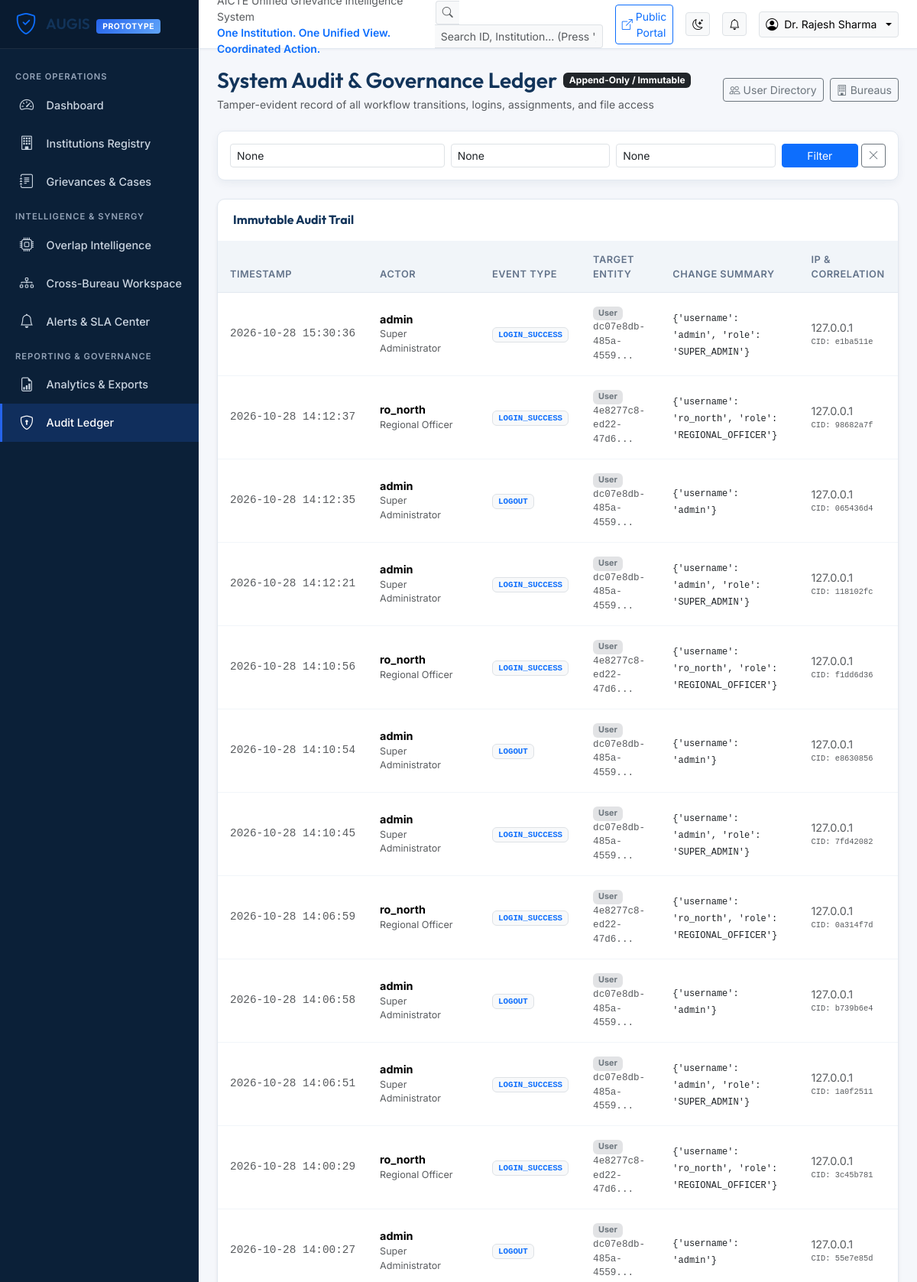
The page /admin-panel/audit/?page=2 (signed in, upper part) on the database its author committed.
### apps/accounts/models.py (models this page shows, shortened)
class User(AbstractBaseUser, PermissionsMixin):
    class Role(models.TextChoices):
        SUPER_ADMIN = 'SUPER_ADMIN', 'Super Administrator'
        BUREAU_HEAD = 'BUREAU_HEAD', 'Bureau Head'
        CASE_OFFICER = 'CASE_OFFICER', 'Case Officer'
        REGIONAL_OFFICER = 'REGIONAL_OFFICER', 'Regional Officer'
        SENIOR_MGMT = 'SENIOR_MGMT', 'Senior Management'
        COMPETENT_AUTH = 'COMPETENT_AUTH', 'Competent Authority'
    class Region(models.TextChoices):
        NORTHERN = 'NORTHERN', 'Northern Region'
        NORTH_WEST = 'NORTH_WEST', 'North-Western Region'
        SOUTHERN = 'SOUTHERN', 'Southern Region'
        SOUTH_WEST = 'SOUTH_WEST', 'South-Western Region'
        EASTERN = 'EASTERN', 'Eastern Region'
        WESTERN = 'WESTERN', 'Western Region'
        CENTRAL = 'CENTRAL', 'Central Region'
    id = models.UUIDField(primary_key=True, default=uuid.uuid4, editable=False)
    username = models.CharField(max_length=150, unique=True)
    email = models.EmailField(unique=True)
    display_name = models.CharField(max_length=150)
    role = models.CharField(max_length=30, choices=Role.choices, default=Role.CASE_OFFICER)
    assigned_bureau = models.ForeignKey(
        'bureaus.Bureau',
        null=True,
        blank=True,
        on_delete=models.SET_NULL,
        related_name='officers'
    )
    authorized_region = models.CharField(
        max_length=50,
        choices=Region.choices,
        blank=True,
        help_text="Designated AICTE region for Regional Officers"
    )
    is_active = models.BooleanField(default=True)
    is_staff = models.BooleanField(default=False)
    created_at = models.DateTimeField(auto_now_add=True)
    updated_at = models.DateTimeField(auto_now=True)
    objects = UserManager()
    USERNAME_FIELD = 'username'
    REQUIRED_FIELDS = ['email', 'display_name']
    class Meta:
        ordering = ['username']
        verbose_name = 'User'
        verbose_name_plural = 'Users'
    @property
    def is_super_admin(self):
        return self.role == self.Role.SUPER_ADMIN or self.is_superuser

### apps/audit/models.py (models this page shows, shortened)
class AuditEvent(models.Model):
    id = models.UUIDField(primary_key=True, default=uuid.uuid4, editable=False)
    actor = models.ForeignKey(
        settings.AUTH_USER_MODEL,
        null=True,
        blank=True,
        on_delete=models.SET_NULL,
        related_name='audit_events'
    )
    actor_username = models.CharField(max_length=150, default='SYSTEM')
    event_type = models.CharField(max_length=60, db_index=True)
    entity_type = models.CharField(max_length=60, db_index=True)
    entity_id = models.CharField(max_length=100, db_index=True)
    timestamp = models.DateTimeField(auto_now_add=True, db_index=True)
    change_summary = models.JSONField(default=dict)
    request_correlation_id = models.CharField(max_length=100, blank=True)
    ip_address = models.GenericIPAddressField(null=True, blank=True)
    class Meta:
        ordering = ['-timestamp']
        verbose_name = 'Audit Event'
        verbose_name_plural = 'Audit Events'
        indexes = [
            models.Index(fields=['entity_type', 'entity_id']),
            models.Index(fields=['event_type', 'timestamp']),
        ]

### apps/audit/views.py (the view)
# urls.py: path('audit/', views.audit_log_list_view, name='audit_list'),
@login_required
@role_required(User.Role.SUPER_ADMIN, User.Role.SENIOR_MGMT, User.Role.BUREAU_HEAD)
def audit_log_list_view(request):
    events = AuditEvent.objects.all()
    if request.user.role == User.Role.BUREAU_HEAD:
        events = events.filter(actor__assigned_bureau=request.user.assigned_bureau)
    event_type = request.GET.get('event_type')
    if event_type:
        events = events.filter(event_type__icontains=event_type)
    entity_type = request.GET.get('entity_type')
    if entity_type:
        events = events.filter(entity_type__icontains=entity_type)
    search = request.GET.get('q')
    if search:
        events = events.filter(entity_id__icontains=search) | events.filter(actor_username__icontains=search)
    paginator = Paginator(events, 25)
    page_number = request.GET.get('page')
    page_obj = paginator.get_page(page_number)
    return render(request, 'audit/audit_list.html', {
        'page_obj': page_obj,
        'event_type': event_type,
        'entity_type': entity_type,
        'search': search,
    })

### templates/audit/audit_list.html (shortened to what this page needs)
{% extends 'base.html' %}
{% block content %}
<div class="d-flex flex-column flex-md-row justify-content-between align-items-md-center mb-4 gap-3">
    <div>
        <div class="d-flex align-items-center gap-2">
            <h1 class="h3 brand-font mb-0">System Audit & Governance Ledger</h1>
            <span class="badge bg-dark text-white">Append-Only / Immutable</span>
        </div>
        <p class="text-muted small mb-0 mt-1">Tamper-evident record of all workflow transitions, logins, assignments, and file access</p>
    </div>
    <div class="d-flex gap-2">
        {% if user.is_super_admin %}
        <a href="{% url 'admin_panel:user_list' %}" class="btn btn-outline-secondary btn-sm">
            <i class="bi bi-people me-1"></i>User Directory
        </a>
        <a href="{% url 'admin_panel:bureau_list' %}" class="btn btn-outline-secondary btn-sm">
            <i class="bi bi-building me-1"></i>Bureaus
        </a>
        {% endif %}
    </div>
</div>
<div class="card card-augis mb-4">
    <div class="card-body p-3">
        <form method="get" class="row g-2 align-items-center">
            <div class="col-md-4">
                <input type="text" name="q" value="{{ search }}" class="form-control form-control-sm" placeholder="Search actor username or entity ID...">
            </div>
            <div class="col-md-3">
                <input type="text" name="event_type" value="{{ event_type }}" class="form-control form-control-sm" placeholder="Filter by event type (e.g. WORKFLOW)...">
            </div>
            <div class="col-md-3">
                <input type="text" name="entity_type" value="{{ entity_type }}" class="form-control form-control-sm" placeholder="Filter by entity type (e.g. Complaint)...">
            </div>
            <div class="col-md-2 d-flex gap-1">
                <button type="submit" class="btn btn-primary btn-sm flex-grow-1">Filter</button>
                <a href="{% url 'admin_panel:audit_list' %}" class="btn btn-outline-secondary btn-sm"><i class="bi bi-x-lg"></i></a>
            </div>
        </form>
    </div>
</div>
<div class="card card-augis shadow-sm">
    <div class="card-augis-header">
        <h6 class="mb-0 fw-bold">Immutable Audit Trail</h6>
    </div>
    <div class="card-body p-0">
        <div class="table-responsive">
            <table class="table table-augis mb-0">
                <thead>
                    <tr>
                        <th>Timestamp</th>
                        <th>Actor</th>
                        <th>Event Type</th>
                        <th>Target Entity</th>
                        <th>Change Summary</th>
                        <th>IP & Correlation</th>
                    </tr>
                </thead>
                <tbody>
                    {% for e in page_obj %}
                    <tr>
                        <td class="small text-muted text-nowrap font-monospace">
                            {{ e.timestamp|date:"Y-m-d H:i:s" }}
                        </td>
                        <td>
                            <strong>{{ e.actor_username }}</strong>
                            {% if e.actor %}
                            <div class="text-muted small">{{ e.actor.get_role_display }}</div>
                            {% endif %}
                        </td>
                        <td>
                            <span class="badge bg-light text-primary border font-monospace">{{ e.event_type }}</span>
                        </td>
                        <td>
                            <span class="badge bg-secondary-subtle text-secondary">{{ e.entity_type }}</span>
                            <div class="small font-monospace text-muted">{{ e.entity_id|slice:":18" }}...</div>
                        </td>
                        <td>
                            <code class="small text-dark" style="font-size: 0.75rem;">{{ e.change_summary }}</code>
                        </td>
                        <td class="small text-muted">
                            <div>{{ e.ip_address|default:'127.0.0.1' }}</div>
                            {% if e.request_correlation_id %}
                            <div class="font-monospace text-muted" style="font-size: 0.65rem;">CID: {{ e.request_correlation_id|slice:":8" }}</div>
                            {% endif %}
                        </td>
                    </tr>
                    {% empty %}
                    <tr>
                        <td colspan="6" class="text-center text-muted py-5">No audit events recorded yet.</td>
                    </tr>
                    {% endfor %}
                </tbody>
            </table>
        </div>
    </div>
</div>
{% endblock %}

### templates/base.html (shortened to what this page needs)
{% load static %}
<!DOCTYPE html>
<html lang="en">
<head>
    <link href="https://cdn.jsdelivr.net/npm/bootstrap@5.3.3/dist/css/bootstrap.min.css" rel="stylesheet">
    <link rel="stylesheet" href="https://cdn.jsdelivr.net/npm/bootstrap-icons@1.11.3/font/bootstrap-icons.min.css">
    <link rel="stylesheet" href="{% static 'css/augis.css' %}">
</head>
<body hx-headers='{"X-CSRFToken": "{{ csrf_token }}"}'>
    <div class="app-wrapper">
        {% if user.is_authenticated %}
        <aside class="app-sidebar">
            <div class="sidebar-header">
                <a href="{% url 'dashboard:index' %}" class="sidebar-brand">
                    <i class="bi bi-shield-check text-primary fs-3"></i>
                    <div>
                        <span class="brand-font">AUGIS</span>
                        <span class="sidebar-brand-badge ms-1">PROTOTYPE</span>
                    </div>
                </a>
            </div>
            <div class="sidebar-nav">
                <div class="nav-section-title">Core Operations</div>
                <a href="{% url 'dashboard:index' %}" class="sidebar-nav-link {% if request.resolver_match.app_name == 'dashboard' %}active{% endif %}">
                    <i class="bi bi-speedometer2"></i> Dashboard
                </a>
                <a href="{% url 'institutions:list' %}" class="sidebar-nav-link {% if request.resolver_match.app_name == 'institutions' %}active{% endif %}">
                    <i class="bi bi-building"></i> Institutions Registry
                </a>
                <a href="{% url 'complaints:list' %}" class="sidebar-nav-link {% if request.resolver_match.app_name == 'complaints' %}active{% endif %}">
                    <i class="bi bi-journal-text"></i> Grievances & Cases
                </a>
                <div class="nav-section-title">Intelligence & Synergy</div>
                <a href="{% url 'intelligence:dashboard' %}" class="sidebar-nav-link {% if request.resolver_match.app_name == 'intelligence' %}active{% endif %}">
                    <i class="bi bi-cpu"></i> Overlap Intelligence
                </a>
                <a href="{% url 'coordination:list' %}" class="sidebar-nav-link {% if request.resolver_match.app_name == 'coordination' %}active{% endif %}">
                    <i class="bi bi-diagram-3"></i> Cross-Bureau Workspace
                </a>
                <a href="{% url 'notifications:list' %}" class="sidebar-nav-link {% if request.resolver_match.app_name == 'notifications' %}active{% endif %}">
                    <i class="bi bi-bell"></i> Alerts & SLA Center
                </a>
                {% if user.is_super_admin or user.role == 'SENIOR_MGMT' or user.role == 'COMPETENT_AUTH' or user.role == 'BUREAU_HEAD' or user.role == 'REGIONAL_OFFICER' %}
                <div class="nav-section-title">Reporting & Governance</div>
                <a href="{% url 'reports:index' %}" class="sidebar-nav-link {% if request.resolver_match.app_name == 'reports' %}active{% endif %}">
                    <i class="bi bi-file-earmark-bar-graph"></i> Analytics & Exports
                </a>
                {% endif %}
                {% if user.is_super_admin or user.role == 'SENIOR_MGMT' %}
                <a href="{% url 'admin_panel:audit_list' %}" class="sidebar-nav-link {% if request.resolver_match.app_name == 'admin_panel' %}active{% endif %}">
                    <i class="bi bi-shield-lock"></i> Audit Ledger
                </a>
                {% endif %}
            </div>
        </aside>
        {% endif %}
        <main class="app-main">
            {% if user.is_authenticated %}
            <header class="app-topbar">
                <div class="d-flex align-items-center gap-3">
                    <div class="d-none d-md-flex flex-column">
                        <span class="text-muted small">AICTE Unified Grievance Intelligence System</span>
                        <span class="fw-semibold small text-primary">One Institution. One Unified View. Coordinated Action.</span>
                    </div>
                </div>
                <div class="d-flex align-items-center gap-3">
                    <form action="{% url 'complaints:list' %}" method="get" class="d-none d-sm-block">
                        <div class="input-group input-group-sm">
                            <span class="input-group-text bg-light border-end-0"><i class="bi bi-search text-muted"></i></span>
                            <input type="text" name="q" class="form-control bg-light border-start-0" placeholder="Search ID, Institution... (Press '/')" style="width: 220px;">
                        </div>
                    </form>
                    <a href="{% url 'public:index' %}" class="btn btn-sm btn-outline-primary d-none d-sm-inline-flex align-items-center" target="_blank" title="Open Public Grievance Portal">
                        <i class="bi bi-box-arrow-up-right me-1"></i> Public Portal
                    </a>
                    <button id="themeToggleBtn" class="btn btn-sm btn-light border" title="Toggle Light/Dark Theme">
                        <i class="bi bi-moon-stars"></i>
                    </button>
                    <a href="{% url 'notifications:list' %}" class="btn btn-sm btn-light border position-relative" title="Notifications">
                        <i class="bi bi-bell"></i>
                    </a>
                    <div class="dropdown">
                        <button class="btn btn-sm btn-light border dropdown-toggle d-flex align-items-center gap-2" type="button" data-bs-toggle="dropdown">
                            <i class="bi bi-person-circle fs-6"></i>
                            <span class="d-none d-md-inline">{{ user.display_name }}</span>
                        </button>
                    </div>
                </div>
            </header>
            {% endif %}
            <div class="p-4 flex-grow-1">
                {% block content %}{% endblock %}
            </div>
        </main>
    </div>
</body>
</html>

### rows shown on the page
User: display_name "Dr. Rajesh Sharma"
AuditEvent: timestamp "2026-10-28 15:30:36", actor_username "admin", actor.role "Super Administrator", event_type "LOGIN_SUCCESS", entity_type "User", entity_id "dc07e8db-485a-4559", change_summary "{'username': 'admin', 'role': 'SUPER_ADMIN'}", ip_address "127.0.0.1", request_correlation_id "e1ba511e"
AuditEvent: timestamp "2026-10-28 14:12:37", actor_username "ro_north", actor.role "Regional Officer", event_type "LOGIN_SUCCESS", entity_type "User", entity_id "4e8277c8-ed22-47d6", change_summary "{'username': 'ro_north', 'role': 'REGIONAL_OFFICER'}", ip_address "127.0.0.1", request_correlation_id "98682a7f"
AuditEvent: timestamp "2026-10-28 14:12:35", actor_username "admin", actor.role "Super Administrator", event_type "LOGOUT", entity_type "User", entity_id "dc07e8db-485a-4559", change_summary "{'username': 'admin'}", ip_address "127.0.0.1", request_correlation_id "065436d4"
AuditEvent: timestamp "2026-10-28 14:12:21", actor_username "admin", actor.role "Super Administrator", event_type "LOGIN_SUCCESS", entity_type "User", entity_id "dc07e8db-485a-4559", change_summary "{'username': 'admin', 'role': 'SUPER_ADMIN'}", ip_address "127.0.0.1", request_correlation_id "118102fc"
AuditEvent: timestamp "2026-10-28 14:10:56", actor_username "ro_north", actor.role "Regional Officer", event_type "LOGIN_SUCCESS", entity_type "User", entity_id "4e8277c8-ed22-47d6", change_summary "{'username': 'ro_north', 'role': 'REGIONAL_OFFICER'}", ip_address "127.0.0.1", request_correlation_id "f1dd6d36"
AuditEvent: timestamp "2026-10-28 14:10:54", actor_username "admin", actor.role "Super Administrator", event_type "LOGOUT", entity_type "User", entity_id "dc07e8db-485a-4559", change_summary "{'username': 'admin'}", ip_address "127.0.0.1", request_correlation_id "e8630856"
AuditEvent: timestamp "2026-10-28 14:10:45", actor_username "admin", actor.role "Super Administrator", event_type "LOGIN_SUCCESS", entity_type "User", entity_id "dc07e8db-485a-4559", change_summary "{'username': 'admin', 'role': 'SUPER_ADMIN'}", ip_address "127.0.0.1", request_correlation_id "7fd42082"
AuditEvent: timestamp "2026-10-28 14:06:59", actor_username "ro_north", actor.role "Regional Officer", event_type "LOGIN_SUCCESS", entity_type "User", entity_id "4e8277c8-ed22-47d6", change_summary "{'username': 'ro_north', 'role': 'REGIONAL_OFFICER'}", ip_address "127.0.0.1", request_correlation_id "0a314f7d"
AuditEvent: timestamp "2026-10-28 14:06:58", actor_username "admin", actor.role "Super Administrator", event_type "LOGOUT", entity_type "User", entity_id "dc07e8db-485a-4559", change_summary "{'username': 'admin'}", ip_address "127.0.0.1", request_correlation_id "b739b6e4"
AuditEvent: timestamp "2026-10-28 14:06:51", actor_username "admin", actor.role "Super Administrator", event_type "LOGIN_SUCCESS", entity_type "User", entity_id "dc07e8db-485a-4559", change_summary "{'username': 'admin', 'role': 'SUPER_ADMIN'}", ip_address "127.0.0.1", request_correlation_id "1a0f2511"
AuditEvent: timestamp "2026-10-28 14:00:29", actor_username "ro_north", actor.role "Regional Officer", event_type "LOGIN_SUCCESS", entity_type "User", entity_id "4e8277c8-ed22-47d6", change_summary "{'username': 'ro_north', 'role': 'REGIONAL_OFFICER'}", ip_address "127.0.0.1", request_correlation_id "3c45b781"
AuditEvent: timestamp "2026-10-28 14:00:27", actor_username "admin", actor.role "Super Administrator", event_type "LOGOUT", entity_type "User", entity_id "dc07e8db-485a-4559", change_summary "{'username': 'admin'}", ip_address "127.0.0.1", request_correlation_id "55e7e85d"
